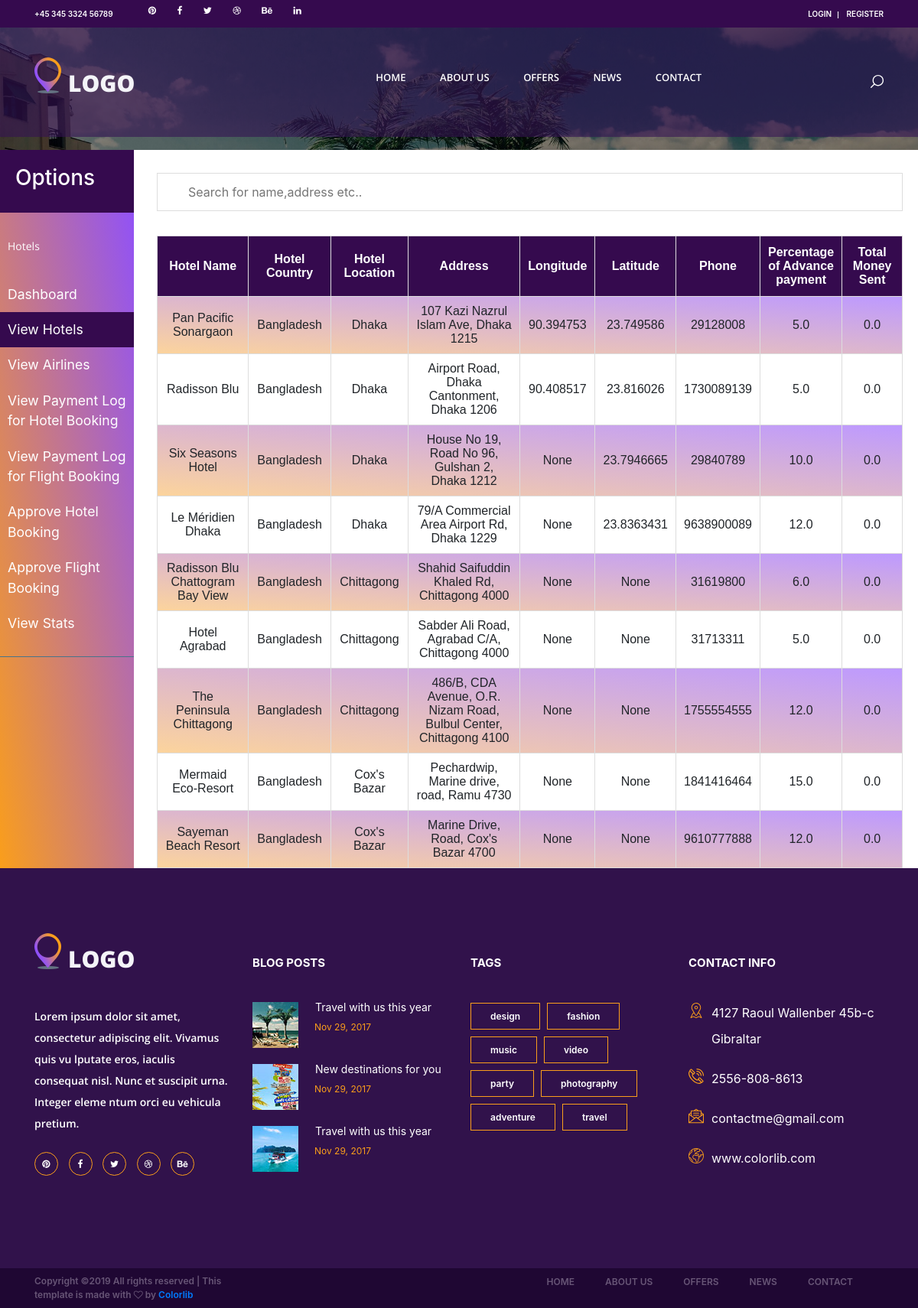
Page /viewHotels on the earlier database version.
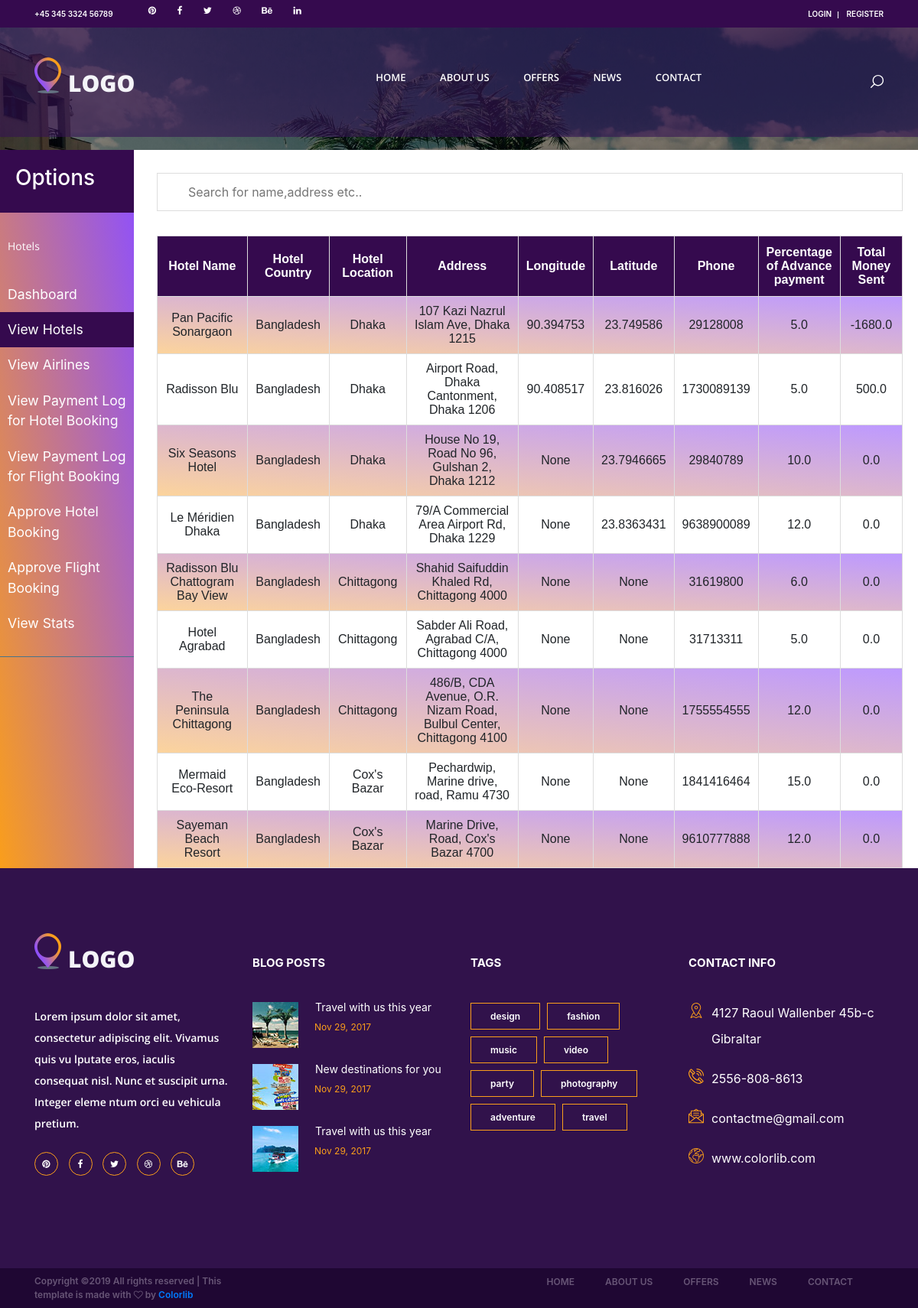
Same page on the later database version.
### database/models.py (models this page shows, shortened)
class Hotel(models.Model):
    Hotel_Name = models.CharField(max_length=200)
    Hotel_Location = models.CharField(max_length=500)
    Hotel_Country = models.CharField(max_length=500, null=True)
    TotalSentMoney = models.FloatField()
    Percentage = models.FloatField()
    CompanyAdmin = models.ForeignKey(User, on_delete=models.CASCADE, null=True)
    Description = models.TextField(null=True)
    Address = models.CharField(max_length=200, null=True)
    Phone = models.PositiveIntegerField(null=True)
    Latitude = models.FloatField(null=True)
    Longitude = models.FloatField(null=True)

### siteadmin/views.py (the view)
# urls.py: path('viewHotels', views.viewHotels, name='HotelList'),
def viewHotels(request):
    cursor = connection.cursor()
    cursor.execute(
        "select Hotel_Name,Hotel_Location,Hotel_Country,Address,Phone,TotalSentMoney,Percentage,Latitude,Longitude"
        " from database_hotel")
    data = namedtuplefetchall(cursor)
    return render(request, "siteadmin/AdminHotels.html", {'data': data})

### siteadmin/views.py (called while the page is built)
def namedtuplefetchall(cursor):
    desc = cursor.description
    nt_result = namedtuple('Result', [col[0] for col in desc])
    return [nt_result(*row) for row in cursor.fetchall()]

### HotelFlight/templates/siteadmin/AdminHotels.html (shortened to what the changed rows need)
{% extends "search/base.html" %}
{% load static %}
{% load url_replace %}
{% load url_get %}
{% load widget_tweaks %}
{% block css %}
<link rel="stylesheet" type="text/css" href="{% static 'search/styles/bootstrap4/bootstrap.min.css' %}">
<link href="{% static 'search/plugins/font-awesome-4.7.0/css/font-awesome.min.css' %}" rel="stylesheet"
      type="text/css">
<link rel="stylesheet" type="text/css" href="{% static 'search/styles/search.css' %}">
<link rel="stylesheet" type="text/css" href="{% static 'search/styles/single_listing_styles.css' %}">
<link rel="stylesheet" type="text/css" href="{% static 'search/styles/responsive.css' %}">
<link rel="stylesheet" type="text/css" href="{% static 'gijgo/js/gijgo.min.css' %}">
<link rel="stylesheet" type="text/css" href="{% static 'adminpanel/sidebar.css' %}">
<link rel="stylesheet" href="https://maxcdn.bootstrapcdn.com/bootstrap/4.0.0/css/bootstrap.min.css"
>
{% endblock css %}
{% block content %}
<div class="offers">
    <div class="">
        <div class="row">
            <div class="col-lg-10" style="padding-right: 35px;padding-top:30px;">
                <div class="rooms" style="margin-top: 20px;">
                    <table id="hotelTable" width="100%">
                        <tr align="center">
                            <th onclick="sortTable(0,false)">
                                Hotel Name
                            </th>
                            <th onclick="sortTable(1,false)">
                                Hotel Country
                            </th>
                            <th onclick="sortTable(2,false)">
                                Hotel Location
                            </th>
                            <th onclick="sortTable(3,false)" width="15%">
                                Address
                            </th>
                            <th onclick="sortTable(4,true)">
                                Longitude
                            </th>
                            <th onclick="sortTable(5,true)">
                                Latitude
                            </th>
                            <th onclick="sortTable(6,false)" width="10%">
                                Phone
                            </th>
                            <th onclick="sortTable(7,true)" width="10%">
                                Percentage of Advance payment
                            </th>
                            <th onclick="sortTable(8,true)">
                                Total Money Sent
                            </th>
                        </tr>
                        {% for datum in data %}
                        <tr align="center">
                            <td>
                                {{ datum.Hotel_Name }}
                            </td>
                            <td>
                                {{ datum.Hotel_Country }}
                            </td>
                            <td>
                                {{ datum.Hotel_Location }}
                            </td>
                            <td>
                                {{ datum.Address }}
                            </td>
                            <td>
                                {{ datum.Longitude }}
                            </td>
                            <td>
                                {{ datum.Latitude }}
                            </td>
                            <td>
                                {{ datum.Phone }}
                            </td>
                            <td>
                                {{ datum.Percentage }}
                            </td>
                            <td>
                                {{ datum.TotalSentMoney }}
                            </td>
                        </tr>
                        {% endfor %}
                    </table>
                </div>
            </div>
        </div>
    </div>
</div>
</div>
{% endblock content %}

Differences in the rows shown:
changed Hotel "Pan Pacific Sonargaon": TotalSentMoney "0.0" → "-1680.0"
changed Hotel "Radisson Blu": TotalSentMoney "0.0" → "500.0"
